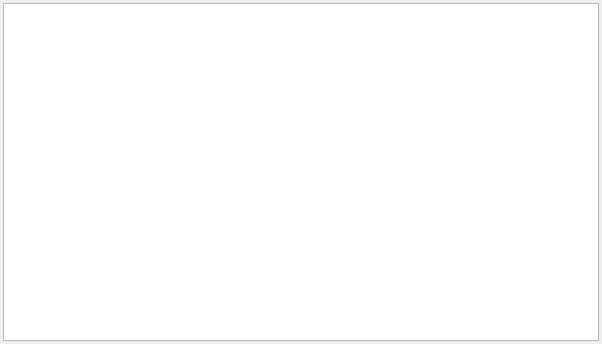
<?xml version="1.0" encoding="UTF-8"?>
<ui version="4.0">
 <class>WarningInfo</class>
 <widget class="QWidget" name="WarningInfo">
  <property name="geometry">
   <rect>
    <x>0</x>
    <y>0</y>
    <width>602</width>
    <height>344</height>
   </rect>
  </property>
  <property name="windowTitle">
   <string>Form</string>
  </property>
  <layout class="QVBoxLayout" name="verticalLayout">
   <property name="spacing">
    <number>3</number>
   </property>
   <property name="margin">
    <number>3</number>
   </property>
   <item>
    <widget class="QTextBrowser" name="warnings"/>
   </item>
  </layout>
 </widget>
 <resources/>
 <connections/>
</ui>
